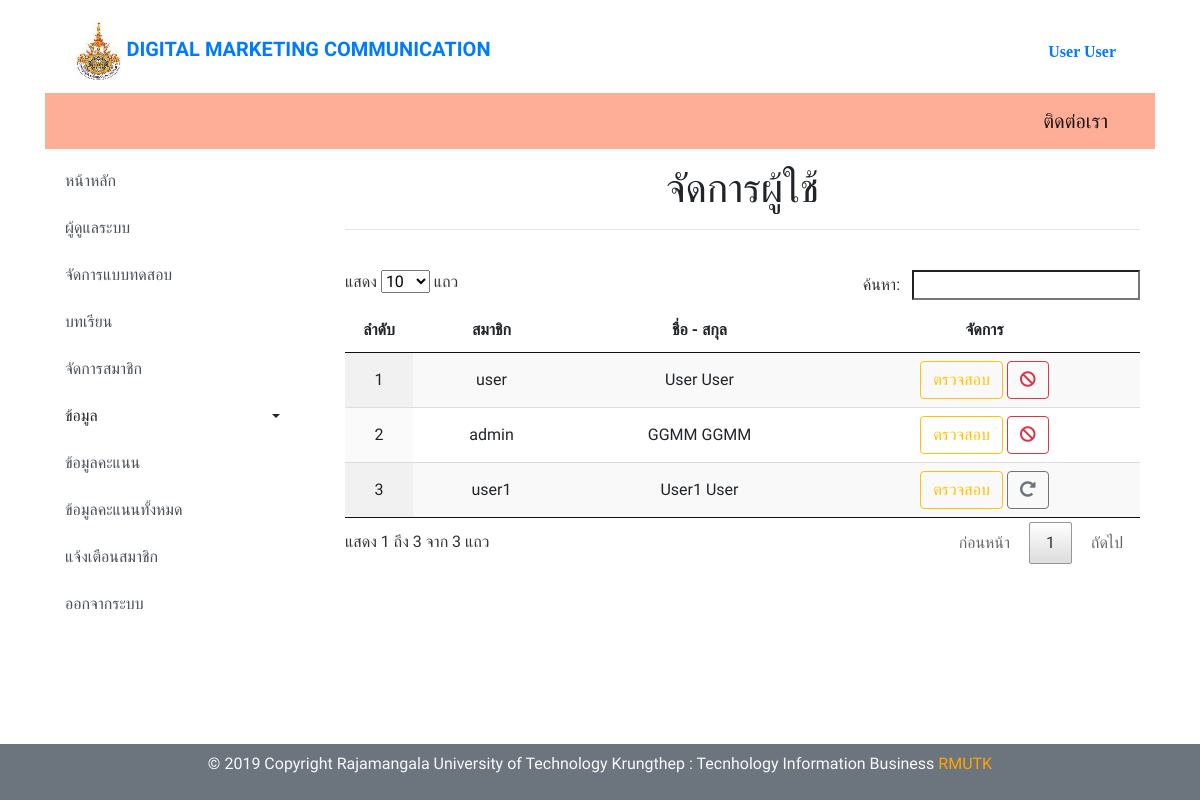
The page /admin/index.php?anw (signed in) on the database its author committed.
### tables this page shows
CREATE TABLE `user` (
  `ID` int(5) NOT NULL,
  `Username` varchar(50) NOT NULL,
  `Password` varchar(200) NOT NULL,
  `Firstname` varchar(100) NOT NULL,
  `Lastname` varchar(100) NOT NULL,
  `email` varchar(100) NOT NULL,
  `phone` text NOT NULL,
  `Userlevel` varchar(1) NOT NULL,
  `user_date` date NOT NULL,
  `session_id` varchar(50) NOT NULL,
  `Status` varchar(1) NOT NULL
);

### admin/show_user_anw.php (the view, shortened to what this page needs)
<?php
$query_user = "SELECT * FROM user";
$user = mysqli_query($con,$query_user) or die(mysqli_error());
$row_user = mysqli_fetch_assoc($user);
$totalRows_user = mysqli_num_rows($user);
?>
<div class="col-md-9">
	<div class="py-2">
		<div class="container">
			<div class="row">
				<div class="col-md-12">
					<h1 class="text-center" >จัดการผู้ใช้</h1>
					<hr>
				</div>
			</div>
		</div>
	</div>
	<div class="py-3">
		<div class="container">
			<div class="row">
				<div class="col-md-12">
					<div class="table-responsive text-center">
						<table class="display" id="example">
							<?php if ($totalRows_user > 0) {?>
								<thead>
									<tr class="text-center">
										<th scope="col" width="5">ลำดับ</th>
										<th scope="col">สมาชิก</th>
										<th scope="col">ชื่อ  - สกุล</th>
										<th scope="col">จัดการ</th>
									</tr>
								</thead>
								<tbody>
									<?php
									$i = 1 ;
									do { ?>
										<tr class="text-center">
											<td><?php echo $i ?></td>
											<td><?php echo $row_user['Username']; ?></td>
											<td><?php echo $row_user['Firstname'] . "  " . $row_user['Lastname']; ?></td>
											<td>
												<a href="index.php?anws&user_id=<?php echo $row_user['ID'];?>" class="btn btn-outline-warning my-2 my-sm-0" >ตรวจสอบ</a>
												<?php if ($row_user['Userlevel'] <> 'E' ): ?>
													<a href="del_user.php?User_id=<?php echo $row_user['ID'];?>&Userlevel=E" class="btn btn-outline-danger my-2 my-sm-0" onClick="return confirm('ยืนยันการยกเลิกผู้ใช้');"><i class="fas fa-ban"></i></a>
												<?php else: ?>
														<a href="del_user.php?User_id=<?php echo $row_user['ID'];?>&Userlevel=M" class="btn btn-outline-secondary my-2 my-sm-0" onClick="return confirm('ยืนยันการใช้งานผู้ใช้');"><i class="fas fa-redo-alt"></i></a>
												<?php endif ?>
											</td>
											</tr>
											<?php
											$i += 1;
										} while ($row_user = mysqli_fetch_assoc($user)); ?>
									</tbody>
								</table>
							<?php }else {
								echo "<h3> ยังไม่มีคะแนน </h3>";
							}
							mysqli_free_result($user);?>
						</div>
					</div>
				</div>
			</div>
		</div>
		<div class="py-5">
		</div>
	</div>

### admin/header.php (style rules this page uses)
body { font-family: 'Prompt', sans-serif; }

### rows shown on the page
user: Username "user", Firstname "User", Lastname "User"
user: Username "admin", Firstname "GGMM", Lastname "GGMM"
user: Username "user1", Firstname "User1", Lastname "User"

### other values the page prints
$_SESSION["User"] "User User"
